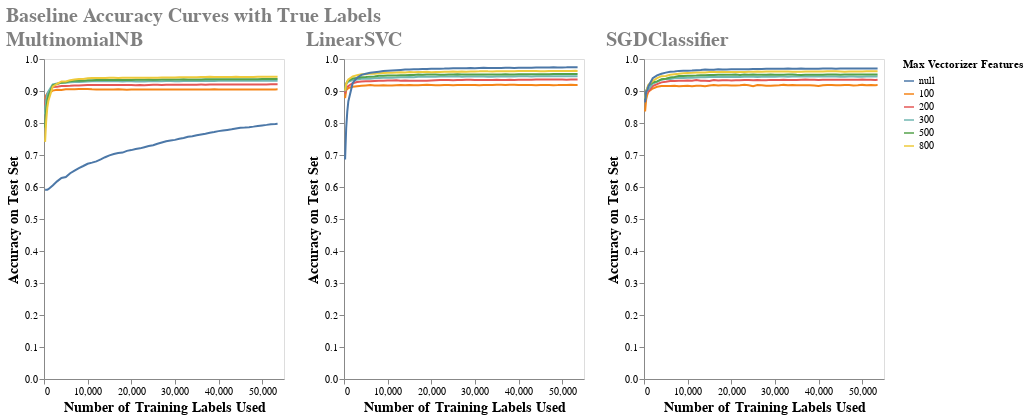

The code cell stored with this chart in its notebook:
### Markdown cell above
### Visualising Results Curve - Accuracy vs Number of Training Samples

### Code cell
chrts = []
for model_type in model_dict.keys():
    chrts.append(chart_results_curve(df_results.loc[df_results['model_type']==model_type], model_type))
super_chrt = alt.hconcat(chrts[0] | chrts [1] | chrts [2]).properties(
    title='Baseline Accuracy Curves with True Labels'
).configure_title(
    fontSize=20,
    anchor='start',
    color='gray'
)
super_chrt

### Figure 1 — Vega-Lite specification as saved in the notebook (floating-point values rounded to 4 significant figures; data arrays with more than 128 entries replaced by an {"elided": "..."} marker saying what was removed)
{"usermeta": {"embedOptions": {"theme": "fivethirtyeight"}}, "config": {"view": {"continuousWidth": 400, "continuousHeight": 300}, "title": {"anchor": "start", "color": "gray", "fontSize": 20}}, "hconcat": [{"hconcat": [{"data": {"name": "data-922c1843392737405017636247a71083"}, "mark": "line", "encoding": {"color": {"type": "nominal", "field": "vectorizer_num_features", "title": "Max Vectorizer Features"}, "tooltip": [{"type": "quantitative", "field": "samples", "format": ",.0f"}, {"type": "quantitative", "field": "test_accuracy", "format": ",.4f"}, {"type": "quantitative", "field": "vectorizer_num_features"}, {"type": "quantitative", "field": "run_time", "format": ",.4f"}], "x": {"type": "quantitative", "axis": {"grid": false, "title": "Number of Training Labels Used", "titleFontSize": 14}, "field": "samples"}, "y": {"type": "quantitative", "axis": {"grid": false, "title": "Accuracy on Test Set", "titleFontSize": 14}, "field": "test_accuracy", "scale": {"domain": [0.0, 1.0]}}}, "height": 320, "title": "MultinomialNB", "width": 240}, {"data": {"name": "data-a4106bc8756ad13af95ad615a67bffc6"}, "mark": "line", "encoding": {"color": {"type": "nominal", "field": "vectorizer_num_features", "title": "Max Vectorizer Features"}, "tooltip": [{"type": "quantitative", "field": "samples", "format": ",.0f"}, {"type": "quantitative", "field": "test_accuracy", "format": ",.4f"}, {"type": "quantitative", "field": "vectorizer_num_features"}, {"type": "quantitative", "field": "run_time", "format": ",.4f"}], "x": {"type": "quantitative", "axis": {"grid": false, "title": "Number of Training Labels Used", "titleFontSize": 14}, "field": "samples"}, "y": {"type": "quantitative", "axis": {"grid": false, "title": "Accuracy on Test Set", "titleFontSize": 14}, "field": "test_accuracy", "scale": {"domain": [0.0, 1.0]}}}, "height": 320, "title": "LinearSVC", "width": 240}, {"data": {"name": "data-bac2c24d71faa23912885914056919dd"}, "mark": "line", "encoding": {"color": {"type": "nominal", "field": "vectorizer_num_features", "title": "Max Vectorizer Features"}, "tooltip": [{"type": "quantitative", "field": "samples", "format": ",.0f"}, {"type": "quantitative", "field": "test_accuracy", "format": ",.4f"}, {"type": "quantitative", "field": "vectorizer_num_features"}, {"type": "quantitative", "field": "run_time", "format": ",.4f"}], "x": {"type": "quantitative", "axis": {"grid": false, "title": "Number of Training Labels Used", "titleFontSize": 14}, "field": "samples"}, "y": {"type": "quantitative", "axis": {"grid": false, "title": "Accuracy on Test Set", "titleFontSize": 14}, "field": "test_accuracy", "scale": {"domain": [0.0, 1.0]}}}, "height": 320, "title": "SGDClassifier", "width": 240}]}], "title": "Baseline Accuracy Curves with True Labels", "$schema": "https://vega.github.io/schema/vega-lite/v4.8.1.json", "datasets": {"data-922c1843392737405017636247a71083": {"elided": "342 records"}, "data-a4106bc8756ad13af95ad615a67bffc6": {"elided": "342 records"}, "data-bac2c24d71faa23912885914056919dd": {"elided": "342 records"}}}
